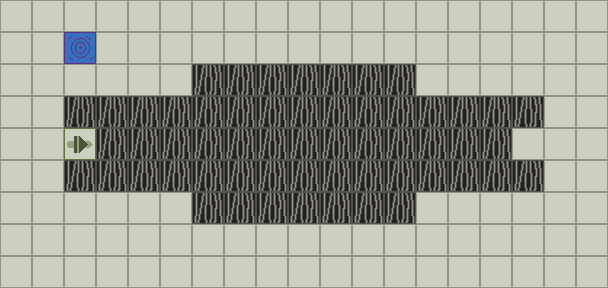

A 2D game scene composited from a Tiled map and its tileset images. What follows is a short description and the map's XML, with every tile layer's data as written:
An orthogonal 19x9 tile map with 32x32 px tiles, 1 tile layer (Tile Layer).

<map version="1.5" tiledversion="1.6.0" orientation="orthogonal" renderorder="right-down" width="19" height="9" tilewidth="32" tileheight="32" infinite="0" backgroundcolor="#8f9389" nextlayerid="3" nextobjectid="512">
 <tileset firstgid="1" name="tileset" tilewidth="32" tileheight="32" tilecount="25" columns="5">
  <image source="../tileset.png" width="160" height="160" />
 </tileset>
 <layer id="1" name="Tile Layer" width="19" height="9">
  <data encoding="csv">
1,1,1,1,1,1,1,1,1,1,1,1,1,1,1,1,1,1,1,
1,1,25,1,1,1,1,1,1,1,1,1,1,1,1,1,1,1,1,
1,1,1,1,1,1,11,11,11,11,11,11,11,1,1,1,1,1,1,
1,1,11,11,11,11,11,11,11,11,11,11,11,11,11,11,11,1,1,
1,1,4,11,11,11,11,11,11,11,11,11,11,11,11,11,1,1,1,
1,1,11,11,11,11,11,11,11,11,11,11,11,11,11,11,11,1,1,
1,1,1,1,1,1,11,11,11,11,11,11,11,1,1,1,1,1,1,
1,1,1,1,1,1,1,1,1,1,1,1,1,1,1,1,1,1,1,
1,1,1,1,1,1,1,1,1,1,1,1,1,1,1,1,1,1,1
</data>
 </layer>
 <objectgroup id="2" name="Object Layer" />
</map>
